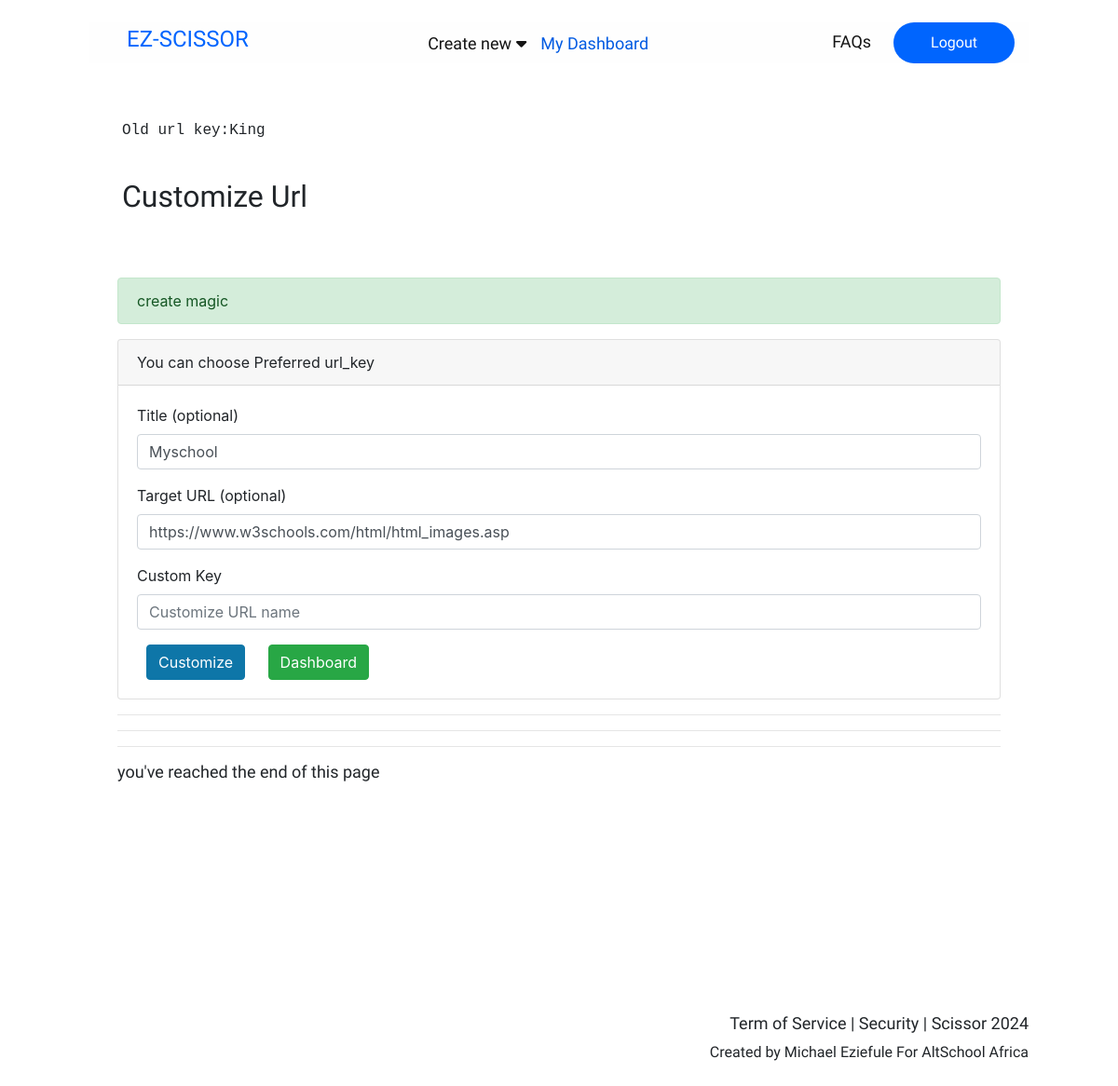
Before: /customize/King (signed in) with the older database file.
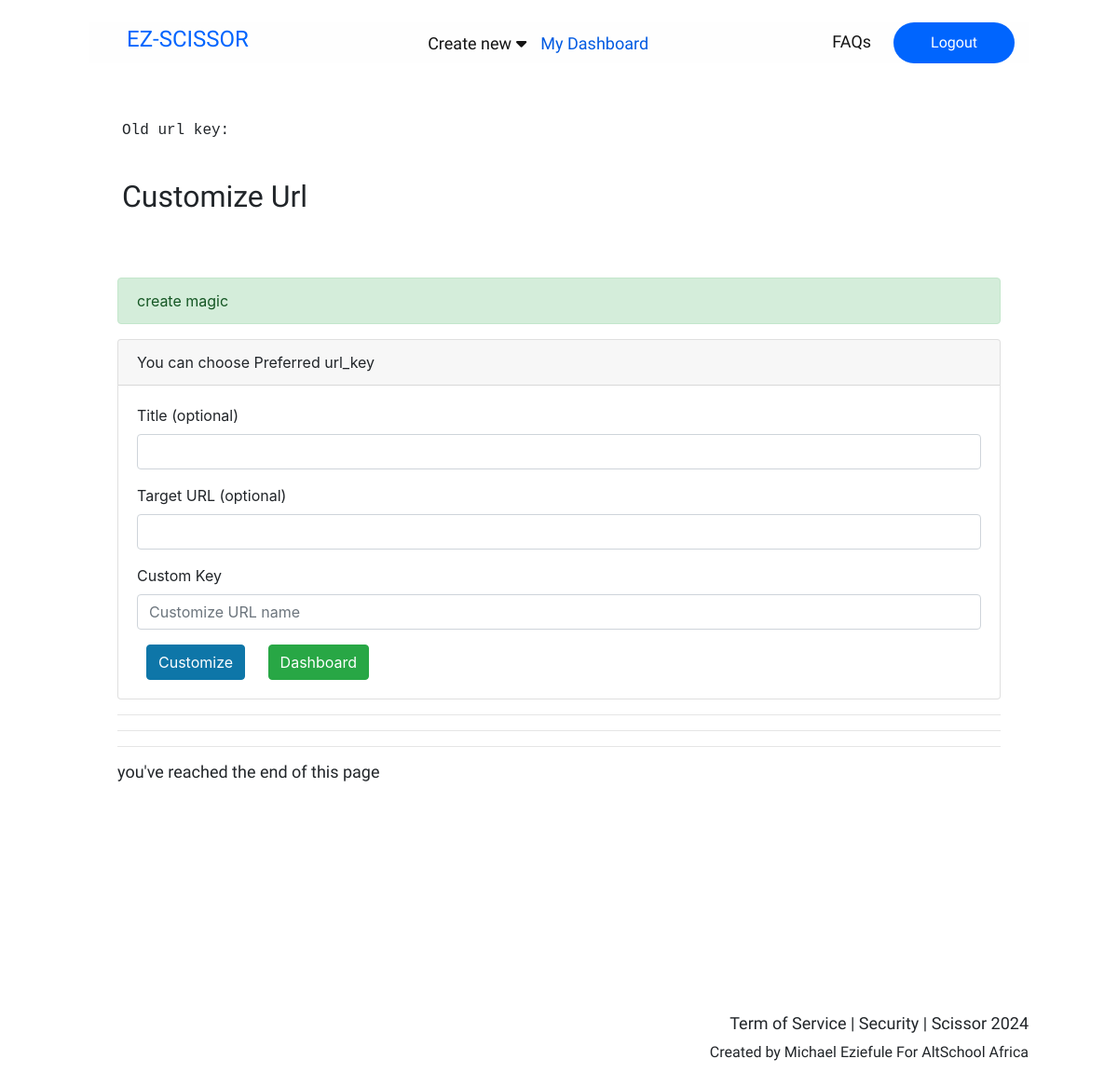
After: the same page with the newer database file.
### storage/model.py (models this page shows)
class URL(Base):
    __tablename__ = 'urls'
    id = Column(Integer, primary_key=True, index = True)
    title = Column(String, nullable=True, default="My Title")
    target_url = Column(String, nullable=True)
    key = Column(String, nullable= False, unique=True)
    clicks = Column(Integer, default=0)
    is_active = Column(Boolean, default=True)
    date_created = Column(Date, nullable= False)
    owner_id = Column(Integer, ForeignKey("users.id"), default=0)
    owner = relationship("USER", back_populates = "urls")

### router/url.py (the view)
@router.get("/customize/{url_key}", response_class=HTMLResponse)
@rate_limiter(max_calls=3, time_frame=60)
async def customise(
    request: Request,
    url_key:str,
    db:Session=Depends(database.get_db)
):
    msg = []
    user = service.get_user_from_token(request, db)
    if not user:
        msg.append("session expired, kindly Login")
        return templates.TemplateResponse("login.html", {'request':Request, 'msg':msg})
    url_key = db.query(model.URL).filter(model.URL.key == url_key).first()
    return templates.TemplateResponse("Customize.html", {"request": request, "user": user, 'url_key': url_key, "msg": msg})

### templates/Customize.html (shortened to what this page needs)
{% include 'layout.html' %}
<div class="container">
    <div class="card-body text-monospace"></div>
    <div name = "url_key" class="card-body text-monospace">Old url key:{{url_key.key}}</div>
    <div class="card-body">
        <h2>Customize Url</h2>
    </div>
    <div class="card-body"></div>
    <div class="container">
        {% if msg == [] %}
        <div class="alert alert-success" role="alert">{{ "create magic" }}</div>
        {% elif msg ==  'Updated successfully' %}
        <div class="alert alert-success" role="alert">{{ msg }}</div>
        {% else %}
        <div class="alert alert-danger" role="alert">{{ msg }}</div>
        {% endif %}
        <div class="card">
            <div class="card-header">
                You can choose Preferred url_key
            </div>
            <div class=card-body>
                <form method = "POST">
                    <div class="form-group">
                        <label>Title (optional)</label>
                        <input name = "title" class="form-control" type="text" id="title" value="{{url_key.title}}">
                    </div>
                    <div class="form-group">
                        <label>Target URL (optional) </label>
                        <input name = "target_url" class="form-control" value="{{url_key.target_url}}"></input>
                    </div>
                    <div class="form-group">
                        <label>Custom Key</label>
                        <input name ="custom_name" type="text" class="form-control" id="title" placeholder= "Customize URL name" required>
                    </div>
                    <button type="submit" class="btn btn-primary">Customize</button>
                    <button
                        onclick="window.location.href='/ezzy/dashboard'"
                        type="button"
                        class="btn btn-success"
                    >
                        Dashboard
                    </button>
                </form>
            </div>
        </div>
        <hr class="orb-divider"></hr>
        <hr class="orb-divider"></hr>
        <hr class="orb-divider"></hr>
        <div class=""><h4>you've reached the end of this page</h4></div>
    </div>
</div>
<div class="card-body"></div>
<div class="whyscissors"></div>
{% include 'footnote.html' %}

Changed rows visible on the page:
removed URL: key "King", title "Myschool", target_url "https://www.w3schools.com/html/html_images.asp"
